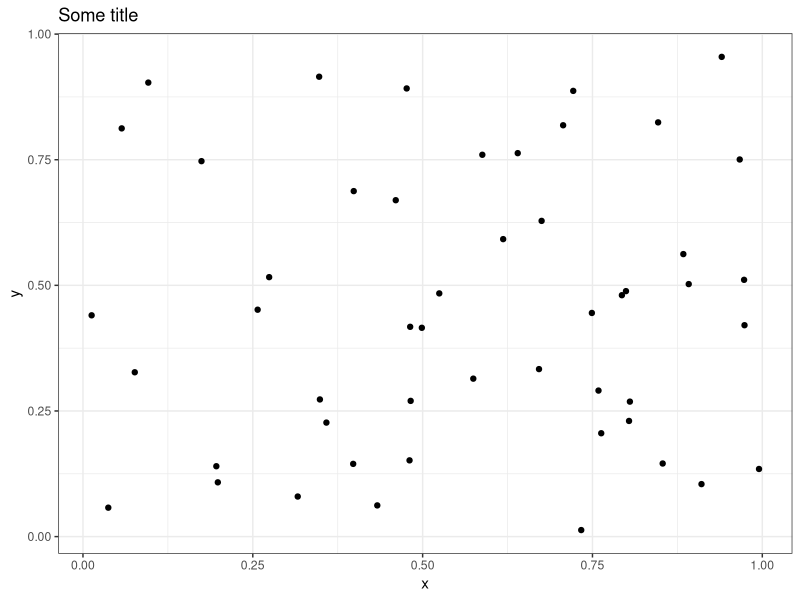

Here is the R script that generated this plot:
## ---- chunk 1
knitr::opts_chunk$set(echo = TRUE, message = FALSE, warning = FALSE, dpi = 300, dev = "png", cache = TRUE)
default_options <- options()

library(tidyverse) # To clean and show data
library(reshape2) # for melting a data frame
library(zoo) # for the rolling average

set.seed(17440)
## ---- chunk 2
N <- 50
df <- tibble(x = runif(N), y = runif(N))

df %>%
    ggplot(aes(x = x, y = y)) +
    geom_point() +
    theme_bw() +
    ggtitle("Some title")
